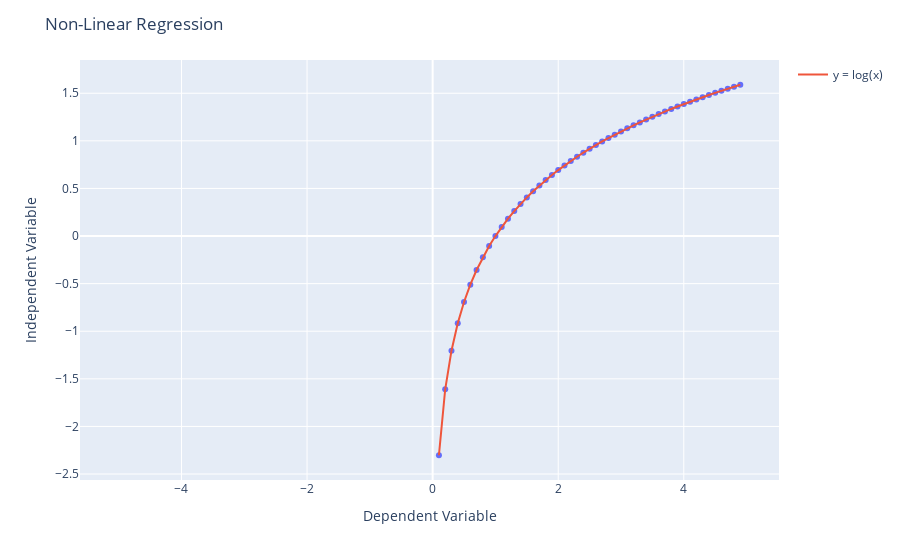

Notebook code for this chart:
### Markdown cell above
### Logarithmic

The response $y$ is a results of applying the logarithmic map from the input $x$ to the output $y$. It is one of the simplest form of **log()**: i.e. $$ y = \log(x)$$

Please consider that instead of $x$, we can use $X$, which can be a polynomial representation of the $x$ values. In general form it would be written as\
\begin{equation}
y = \log(X)
\end{equation}

### Code cell
x = np.arange(-5.0, 5.0, 0.1)
y = np.log(x)

fig = px.scatter(x=x, y=y)
fig.update_layout(
    title="Non-Linear Regression",
    xaxis_title="Dependent Variable",
    yaxis_title="Independent Variable",
)
fig.add_trace(go.Scatter(x=x, y=y, mode="lines", name="y = log(x)"))
fig.show()

### Figure 1 — Plotly figure (JSON) as saved in the notebook; plotly's stock layout.template omitted (floating-point values rounded to 4 significant figures)
{"data": [{"hovertemplate": "x=%{x}<br>y=%{y}<extra></extra>", "legendgroup": "", "marker": {"color": "#636efa", "symbol": "circle"}, "mode": "markers", "name": "", "orientation": "v", "showlegend": false, "type": "scatter", "x": [-5, -4.9, -4.8, -4.7, -4.6, -4.5, -4.4, -4.3, -4.2, -4.1, -4.0, -3.9, -3.8, -3.7, -3.6, -3.5, -3.4, -3.3, -3.2, -3.1, -3.0, -2.9, -2.8, -2.7, -2.6, -2.5, -2.4, -2.3, -2.2, -2.1, -2.0, -1.9, -1.8, -1.7, -1.6, -1.5, -1.4, -1.3, -1.2, -1.1, -1.0, -0.9, -0.8, -0.7, -0.6, -0.5, -0.4, -0.3, -0.2, -0.1, -1.776e-14, 0.1, 0.2, 0.3, 0.4, 0.5, 0.6, 0.7, 0.8, 0.9, 1.0, 1.1, 1.2, 1.3, 1.4, 1.5, 1.6, 1.7, 1.8, 1.9, 2.0, 2.1, 2.2, 2.3, 2.4, 2.5, 2.6, 2.7, 2.8, 2.9, 3.0, 3.1, 3.2, 3.3, 3.4, 3.5, 3.6, 3.7, 3.8, 3.9, 4.0, 4.1, 4.2, 4.3, 4.4, 4.5, 4.6, 4.7, 4.8, 4.9], "xaxis": "x", "y": [null, null, null, null, null, null, null, null, null, null, null, null, null, null, null, null, null, null, null, null, null, null, null, null, null, null, null, null, null, null, null, null, null, null, null, null, null, null, null, null, null, null, null, null, null, null, null, null, null, null, null, -2.303, -1.609, -1.204, -0.9163, -0.6931, -0.5108, -0.3567, -0.2231, -0.1054, -2.132e-14, 0.09531, 0.1823, 0.2624, 0.3365, 0.4055, 0.47, 0.5306, 0.5878, 0.6419, 0.6931, 0.7419, 0.7885, 0.8329, 0.8755, 0.9163, 0.9555, 0.9933, 1.03, 1.065, 1.099, 1.131, 1.163, 1.194, 1.224, 1.253, 1.281, 1.308, 1.335, 1.361, 1.386, 1.411, 1.435, 1.459, 1.482, 1.504, 1.526, 1.548, 1.569, 1.589], "yaxis": "y"}, {"mode": "lines", "name": "y = log(x)", "type": "scatter", "x": [-5, -4.9, -4.8, -4.7, -4.6, -4.5, -4.4, -4.3, -4.2, -4.1, -4.0, -3.9, -3.8, -3.7, -3.6, -3.5, -3.4, -3.3, -3.2, -3.1, -3.0, -2.9, -2.8, -2.7, -2.6, -2.5, -2.4, -2.3, -2.2, -2.1, -2.0, -1.9, -1.8, -1.7, -1.6, -1.5, -1.4, -1.3, -1.2, -1.1, -1.0, -0.9, -0.8, -0.7, -0.6, -0.5, -0.4, -0.3, -0.2, -0.1, -1.776e-14, 0.1, 0.2, 0.3, 0.4, 0.5, 0.6, 0.7, 0.8, 0.9, 1.0, 1.1, 1.2, 1.3, 1.4, 1.5, 1.6, 1.7, 1.8, 1.9, 2.0, 2.1, 2.2, 2.3, 2.4, 2.5, 2.6, 2.7, 2.8, 2.9, 3.0, 3.1, 3.2, 3.3, 3.4, 3.5, 3.6, 3.7, 3.8, 3.9, 4.0, 4.1, 4.2, 4.3, 4.4, 4.5, 4.6, 4.7, 4.8, 4.9], "y": [null, null, null, null, null, null, null, null, null, null, null, null, null, null, null, null, null, null, null, null, null, null, null, null, null, null, null, null, null, null, null, null, null, null, null, null, null, null, null, null, null, null, null, null, null, null, null, null, null, null, null, -2.303, -1.609, -1.204, -0.9163, -0.6931, -0.5108, -0.3567, -0.2231, -0.1054, -2.132e-14, 0.09531, 0.1823, 0.2624, 0.3365, 0.4055, 0.47, 0.5306, 0.5878, 0.6419, 0.6931, 0.7419, 0.7885, 0.8329, 0.8755, 0.9163, 0.9555, 0.9933, 1.03, 1.065, 1.099, 1.131, 1.163, 1.194, 1.224, 1.253, 1.281, 1.308, 1.335, 1.361, 1.386, 1.411, 1.435, 1.459, 1.482, 1.504, 1.526, 1.548, 1.569, 1.589]}], "layout": {"legend": {"tracegroupgap": 0}, "margin": {"t": 60}, "title": {"text": "Non-Linear Regression"}, "xaxis": {"anchor": "y", "domain": [0, 1], "title": {"text": "Dependent Variable"}}, "yaxis": {"anchor": "x", "domain": [0, 1], "title": {"text": "Independent Variable"}}}}
